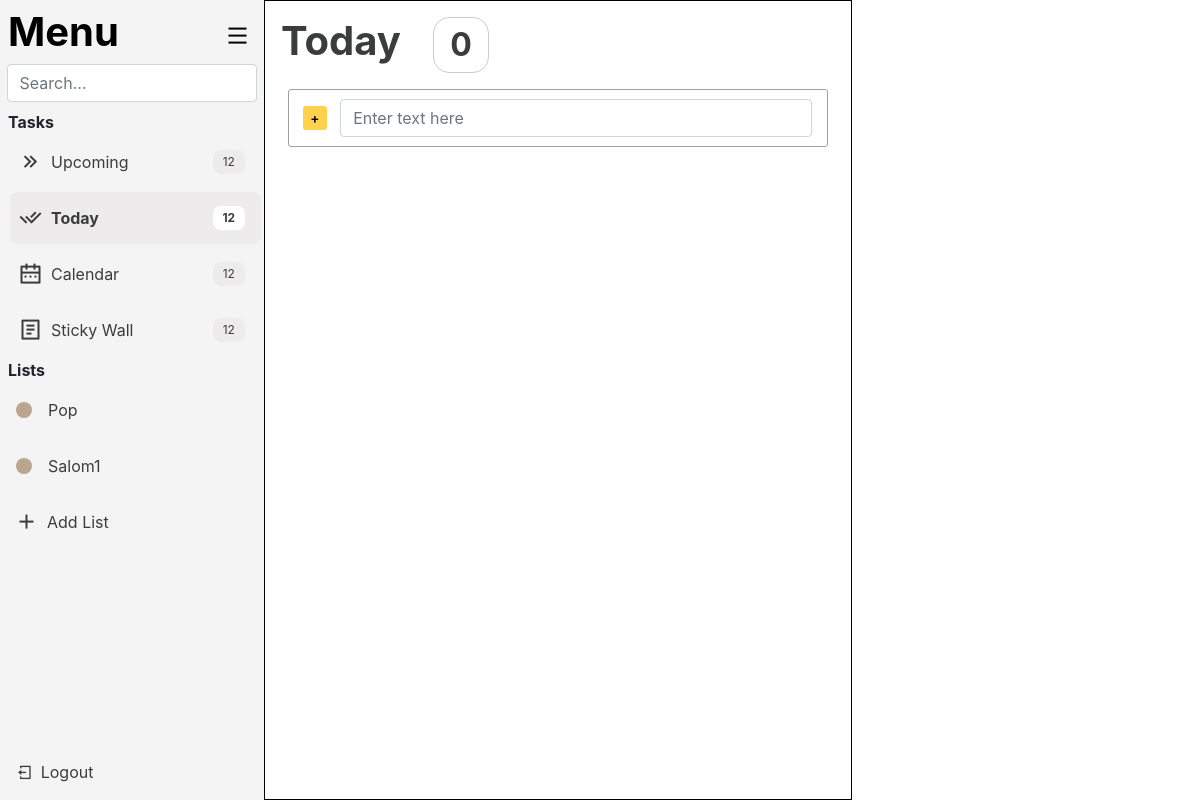
The app's page /noter/ (signed in), older data.
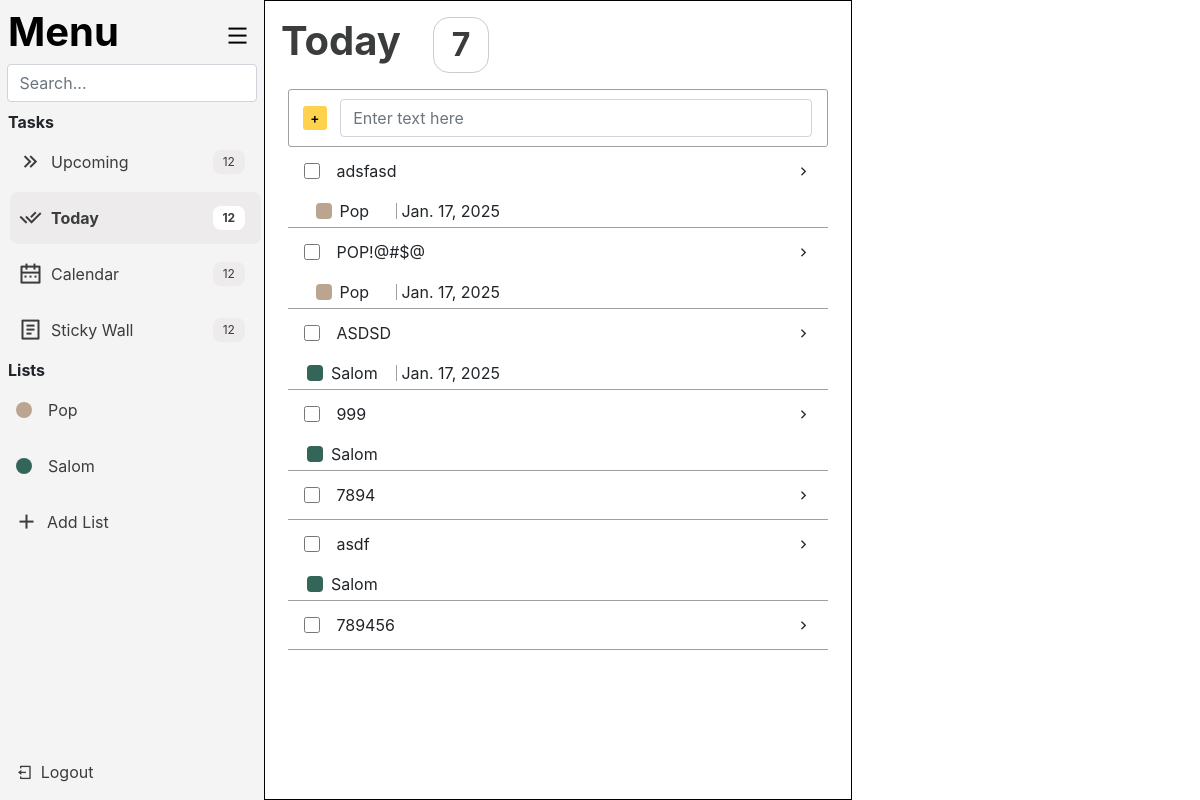
The same page, newer data.
### noter/models.py (models this page shows, shortened)
class List(models.Model):
    name = models.CharField(max_length=15)
    color = models.CharField(max_length=15, default='default')
    user = models.ForeignKey(CustomUser, on_delete=models.CASCADE, related_name='lists', default=1)

class Note(models.Model):
    title = models.CharField(max_length=100, null=False, blank=False)
    description = models.TextField(blank=True, default=None, null=True)
    status = models.BooleanField(default=False)
    created_at = models.CharField(max_length=20)
    start_at = models.DateField(null=True, blank=True)
    end_at = models.DateField(null=True, blank=True)
    deadline = models.DateField(null=True, blank=True)
    list = models.ForeignKey(List, on_delete=models.CASCADE, related_name='notes', default=1)
    user = models.ForeignKey(CustomUser, on_delete=models.CASCADE, default=1)

### noter/views.py (the view)
# urls.py: path('', views.Home, name='home'),
@login_required
def Home(request):
    ulists = List.objects.filter(user = request.user)
    lists = []
    list_id = 0
    for list in ulists:
        if list.name != "Today":
            lists.append(list)
        if list.name == "Today":
            list_id = list.id
    unotes = Note.objects.filter(user = request.user)
    notes = []
    today = date.today()
    for note in unotes:
        if note.deadline == today:
            notes.append(note)
    return render(request, 'noter/home.html', {'lists': lists, 'number_of_notes':len(notes), 'notes':notes , 'list_id': list_id, 'today': date.today()})

### noter/templates/noter/home.html (shortened to what this page needs)
{% extends 'noter/base.html' %}
{% block css %}
    {% load static %}
    <link rel="stylesheet" href="{% static 'noter/css/home.css' %}">
    <link href="https://cdn.jsdelivr.net/npm/remixicon@4.5.0/fonts/remixicon.css" rel="stylesheet"/>
    <link href="https://cdn.jsdelivr.net/npm/bootstrap@4.6.2/dist/css/bootstrap.min.css" rel="stylesheet">
{% endblock %}
{% block content %}
    <div class="main">
        <div class="menu">
            <div class="menu_header">
                <div class="menu_header_header">
                    <a href="{% url 'noter:home' %}" style="text-decoration: none; color: #000000;">
                        <h1><b>Menu</b></h1>
                    </a>
                    <button onclick="toggle()" style="border:none; background-color: transparent;">
                        <i class="ri-menu-line"></i>
                    </button>
                </div>
                <div class="menu_header_header_input">
                    <input type="search" class="form-control" placeholder="Search..." aria-label="Search">
                </div>
            </div>
            <div class="menu_tasks">
                <div class="menu_tasks_header">
                    <b>Tasks</b>
                </div>
                <div class="menu_tasks_buttons">
                    <a class="task_button" href="{% url 'noter:upcoming' %}">
                        <i class="ri-arrow-right-double-line task_button_text"></i>
                        <div class="task_button_text">Upcoming</div>
                        <div class="task_button_number_parent">
                            <div class="task_button_number">12</div>
                        </div>
                    </a>
                    <a class="task_button ticked" href="{% url 'noter:home' %}">
                        <i class="ri-check-double-line task_button_text"></i>
                        <div class="task_button_text">Today</div>
                        <div class="task_button_number_parent">
                            <div class="task_button_number">12</div>
                        </div>
                    </a>
                    <a class="task_button" href="{% url 'noter:calendar' %}">
                        <i class="ri-calendar-2-line task_button_text"></i>
                        <div class="task_button_text">Calendar</div>
                        <div class="task_button_number_parent">
                            <div class="task_button_number">12</div>
                        </div>
                    </a>
                    <a class="task_button" href="{% url 'noter:sticky-wall' %}">
                        <i class="ri-file-list-2-line task_button_text"></i>
                        <div class="task_button_text">Sticky Wall</div>
                        <div class="task_button_number_parent">
                            <div class="task_button_number">12</div>
                        </div>
                    </a>
                </div>
            </div>
            <div class="menu_lists">
                <div class="menu_tasks_header">
                    <b>Lists</b>
                </div>
                <div class="menu_tasks_buttons">
                    <div class="menu_list_button_overflow">
                        {% for list in lists %}
                        <a class="menu_list_button " href="{% url 'noter:lists' list.id %}">
                            <div class="bg-{{list.color}} i"></div>
                            <div class="list_href_text">{{list.name}}</div>
                        </a>
                        {% endfor %}
                    </div>
                    <button class="menu_list_button_fteroo" onclick="add_list_div()">
                        <i class="ri-add-line" style="margin: 1vh 1vh;"></i>
                        <div class="menu_list_button_text">Add List</div>
                    </button>
                </div>
            </div>
            <div class="menu_footer">
                <a class="menu_footer_logout" href="{% url 'users:logout' %}">
                    <i class="ri-logout-box-line"></i>Logout
                </a>
            </div>
        </div>
        <div class="list">
            <div class="list_text">
                <h1><b>Today</b></h1>
                <div class="list_text_number">
                    <b>{{ number_of_notes }}</b>
                </div>
            </div>
            <div class="list_main">
                <div class="list_main_notes">
                    <div class="list_main_add">
                        <form action="{% url 'noter:create-note' list_id %}" method="post" style="display: flex; width: 100%;">
                            <div class="list_main_add_button">
                                <input type="button" value="+" class="list_main_add_button_button" onclick="add_note_div()">
                            </div>
                            <div class="list_main_add_input">
                                <input type="text" class="form-control" placeholder="Enter text here" name="note_title">
                            </div>
                        </form>
                    </div>
                    {% for note in notes %}
                        <div class="list_main_note">
                            <div class="list_main_note_top">
                                <div class="list_main_note_checkbox">
                                    <input type="checkbox">
                                </div>
                                <div class="list_main_note_text">
                                    {{note.title}}
                                </div>
                                <div class="list_main_note_i">
                                    <i class="ri-arrow-right-s-line"></i>
                                </div>
                            </div>
                            <div class="list_main_note_bottom">
                                {% if note.list.name != 'Today' %}
                                    <div class="list_main_note_bottom_list">
                                        <div class="bg-{{note.list.color}} p"></div>
                                        {{note.list.name}}
                                    </div>
                                {% endif %}
                                {% if note.end_at == today %}
                                    <div class="list_main_note_bottom_list">
                                    <div class="list_main_note_bottom_list_text">{{note.end_at}}</div>
                                    </div>
                                {% endif %}
                            </div>
                        </div>
                    {% endfor %}
                </div>
            </div>
        </div>
    </div>
{% endblock %}

### noter/templates/noter/base.html (shortened to what this page needs)
<!DOCTYPE html>
<html lang="en">
<head>
    {% block css %}{% endblock %}
</head>
<body>
    {% block content %}
    {% endblock %}
</body>
</html>

### noter/static/noter/css/home.css (style rules this page uses)
.main { width: 100%; display: flex; }
.main .menu { width: 22%; height: 100vh; margin-left: 0px; background-color: #f4f4f4; overflow: hidden; transition: 0.3s ease-in; position: relative; }
.menu_footer { position: absolute; bottom: 0; display: flex; align-items: center; width: 100%; }
.menu_footer_logout { padding: 2vh 1vh; width: 100%; text-decoration: none; color: #3b3c3c; }
.menu_footer_logout i { margin: 0vh 1vh; }
.menu_header { margin-top: 1vh; }
.menu_header_header_input { width: 100%; display: flex; justify-content: center; }
.menu_header_header_input input { width: 95%; }
.menu_header_header { display: flex; justify-content: space-between; margin: 0vh 1vh; }
.menu_header_header i { font-size: 3vh; }
.menu_tasks { margin-top: 1vh; }
.menu_tasks_header { width: 100%; padding-left: 1vh; }
.menu_tasks_buttons { display: grid; position: relative; min-height: 7vh; max-height: 42vh; }
.task_button { margin: 2px 10px; width: 95%; border: none; border-radius: 1vh; color: #3b3c3c; }
.task_button i { font-size: 3vh; font-weight: normal; padding: 1vh; }
.ticked { background-color: #edebeb; font-weight: bold; }
.ticked .task_button_number { background-color: white; }
.task_button_text { float: left; font-size: 2vh; height: 100%; display: flex; align-content: center; }
.task_button_number_parent { height: 100%; max-width: 20%; display: flex; justify-content: center; align-items: center; float: right; margin-right: 2vh; }
.task_button_number { width: 4vh; height: 3vh; background-color: #edebeb; border-radius: 1vh; font-size: 1.5vh; text-align: center; align-content: center; }
.task_button_text, .task_button_number { display: inline; }
.menu_list_button { display: flex; align-items: center; color: #3b3c3c; font-size: 3vh; width: 100%; height: 7vh; background-color: transparent; }
.menu_list_button_fteroo { display: flex; align-items: center; color: #3b3c3c; font-size: 3vh; width: 100%; height: 7vh; border: none; background-color: #f4f4f4; }
.menu_list_button_overflow { max-height: 35vh; overflow: auto; }
.menu_list_button_text { font-size: 2vh; }
.i { float: left; font-size: 3vh; margin: 0vh 2vh; height: 2vh; width: 2vh; border-radius: 50%; }
.bg-maroongreen { background-color: #336659; }
.bg-lightbrown { background-color: #bba591; }
.list_href_text { float: left; font-size: 2vh; height: 100%; display: flex; align-items: center; color: #3b3c3c; }
.main .list { width: 49%; border: 1px solid black; }
.main .list .list_text { display: flex; align-items: center; color: #3b3c3c; width: 100%; padding: 2vh; }
.main .list .list_text .list_text_number { width: 7vh; height: 7vh; border: 1px solid #ccc; display: flex; font-size: 4vh; justify-content: center; align-items: center; border-radius: 16px; margin-left: 4vh; }
.main .list .list_main { width: 100%; display: grid; }
.list_main_add { display: flex; justify-content: center; width: 92%; border: 1px solid #a0a0a0; border-radius: 3px; }
.list_main_notes { display: grid; justify-items: center; width: 100%; }
.list_main_add_button { width: 7vh; height: 7vh; display: flex; justify-content: center; align-items: center; }
.list_main_add_button_button { font-size: 1.7vh; width: 3vh; height: 3vh; transition: box-shadow 0.2s ease; border-radius: 3px; border: none; background-color: #ffd24d; font-weight: 600; display: flex; justify-content: center; align-items: center; }
.list_main_add_input { display: flex; align-items: center; width: 100%; }
.list_main_add_input input { width: 97%; }
.list_main_note { width:92%; font-size: 2vh; border-bottom:1px solid #a0a0a0; }
.list_main_note_top { width: 100%; position: relative; display: flex; }
.list_main_note_top div { display: flex; justify-content: center; align-items: center; }
.list_main_note_i, .list_main_note_checkbox { width: 6vh; height: 6vh; }
.list_main_note_text { height: 6vh; }
.list_main_note_i { font-size: 2vh; margin-right: 0px; position: absolute; right: 0; }
.list_main_note_checkbox input { width: 2vh; height: 2vh; }
.list_main_note_bottom { display: flex; }
.list_main_note_bottom_list { display: flex; justify-content: center; align-items: center; height: 4vh; width: 20%; }
.p { font-size: 3vh; width: 2vh; height: 2vh; border-radius: 4px; margin-right: 1vh; }
.list_main_note_bottom_list_text { border-left: 1px solid #a0a0a0; width: 100%; height: 2vh; display: flex; align-items: center; justify-content: center; }

Row changes from the older to the newer data that the page shows:
removed List: name "Salom1"
added List: name "Salom"
added Note: title "adsfasd", list.name "Pop", end_at "Jan. 17, 2025"
added Note: title "POP!@#$@", list.name "Pop", end_at "Jan. 17, 2025"
added Note: title "ASDSD", list.name "Salom", end_at "Jan. 17, 2025"
added Note: title "999", list.name "Salom"
added Note: title "7894"
added Note: title "asdf", list.name "Salom"
added Note: title "789456"
Text that changed along with them:
{{ number_of_notes }}: "0" → "7"
